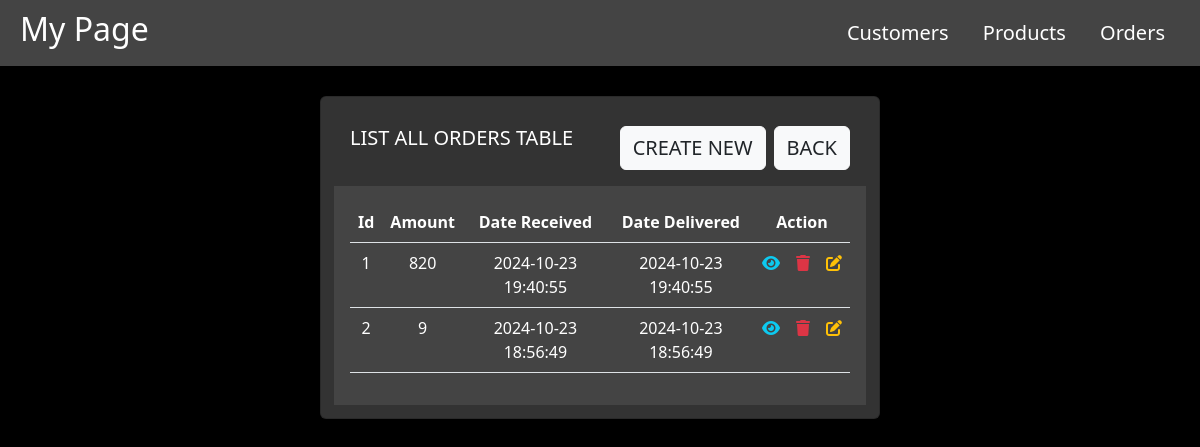
Page /orders/customer_orders.php?customer_id=3 on the committed database.
### tables this page shows
CREATE TABLE `orders` (
  `id` int(10) UNSIGNED NOT NULL,
  `amount` int(11) DEFAULT NULL,
  `is_taxable` enum('yes','no') DEFAULT NULL,
  `discount` decimal(5,2) DEFAULT NULL,
  `date_received` varchar(200) DEFAULT current_timestamp(),
  `date_delivered` varchar(200) DEFAULT NULL,
  `notes` varchar(255) DEFAULT NULL,
  `product_id` int(10) UNSIGNED DEFAULT NULL,
  `customer_id` int(10) UNSIGNED DEFAULT NULL
);

### orders/customer_orders.php (the view, shortened to what this page needs)
<?php
include_once "../shared/config.php";
include_once "../shared/head.php";
if(isset($_GET['customer_id'])){
    $customer_id = $_GET['customer_id'];
    $select = "SELECT * FROM `orders` WHERE customer_id = $customer_id
            ORDER BY `orders`.`id` DESC ";
    $data = mysqli_query($connect, $select);
}
$count = 1;
?>
<div class="container col-md-6">
    <div class="card m-2">
            <h5 class="m-3">
                LIST ALL ORDERS TABLE
                <a href="/yasmin/tasks/study/customers/index.php" class="btn btn-light float-end text-dark fs-5 fw-medium ms-1">BACK</a>
                <a href="./create.php" class="btn btn-light float-end text-dark fs-5 fw-medium me-1">CREATE NEW</a>
            </h5>
            <div class="card-body">
                <table class="table txet-center">
                    <tr class=" text-capitalize">
                        <th>id</th>
                        <th>amount</th>
                        <th>date received</th>
                        <th>date delivered</th>
                        <th colspan="3">action</th>
                    </tr>
                    <?php foreach($data as $item): ?>
                        <tr>
                            <td><?= $count++ ?></td>
                            <td><?= $item['amount'] ?></td>
                            <td><?= $item['date_received'] ?></td>
                            <td><?= $item['date_delivered'] ?></td>
                            <td>
                                <a href="/yasmin/tasks/study/orders/view.php?view=<?= $item['id'] ?>">
                                    <i class="text-info fa-solid fa-eye"></i>
                                </a>
                            </td>
                            <td>
                                <a href="/yasmin/tasks/study/orders/index.php?del=<?= $item['id'] ?>">
                                    <i class="text-danger fa-solid fa-trash"></i>
                                </a>
                            </td>
                            <td>
                                <a href="/yasmin/tasks/study/orders/update.php?edit=<?= $item['id'] ?>">
                                    <i class="text-warning fa-solid fa-pen-to-square"></i>
                                </a>
                            </td>
                        </tr>
                    <?php endforeach; ?>
                </table>
            </div>
        </div>
    </div>
<?php include_once "../shared/foot.php"; ?>

### css/main.css (style rules this page uses)
body { background-color: #000; color: #fff; }
.card { background-color: #333; color: #fff; padding: 13px; }
.card-body { background-color: #444; color: #fff; }
table tr th, td { background-color: #44444480 !important; color: #fff !important; text-align: center; }

### rows in the picture
orders: amount "820", date_received "2024-10-23 19:40:55", date_delivered "2024-10-23 19:40:55"
orders: amount "9", date_received "2024-10-23 18:56:49", date_delivered "2024-10-23 18:56:49"
